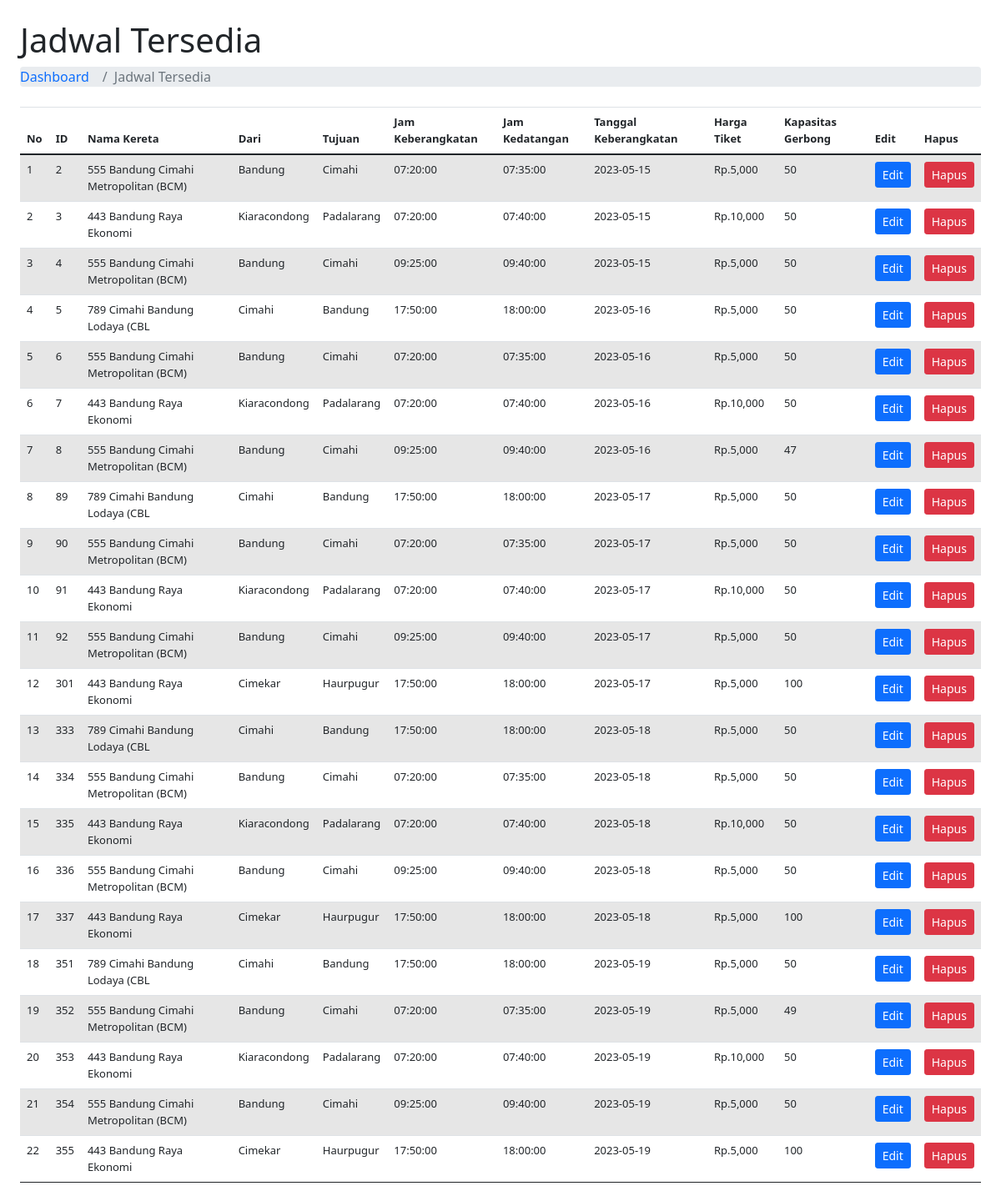
/admin-dashboard/show_jadwal.php, run on the app's committed database.
### tables this page shows
CREATE TABLE `jadwal_kereta` (
  `id_jadwal` int(11) NOT NULL,
  `nama_kereta` varchar(50) NOT NULL,
  `kota_asal` varchar(50) NOT NULL,
  `kota_tujuan` varchar(50) NOT NULL,
  `jam_keberangkatan` time NOT NULL,
  `jam_kedatangan` time NOT NULL,
  `harga_tiket` decimal(10,2) NOT NULL,
  `kapasitas_gerbong` int(11) NOT NULL,
  `tanggal_keberangkatan` date DEFAULT NULL
);

### admin-dashboard/show_jadwal.php (the view, shortened to what this page needs)
<!DOCTYPE html>
<html lang="en">
<?php
include "../koneksi.php";
$sql_jadwal_kereta = "SELECT * FROM jadwal_kereta";
$data = mysqli_query($conn, $sql_jadwal_kereta);
?>
<head>
    <link rel="stylesheet" href="https://maxcdn.bootstrapcdn.com/bootstrap/4.0.0/css/bootstrap.min.css">
    <link rel="stylesheet" href="https://cdn.jsdelivr.net/npm/bootstrap@5.0.1/dist/css/bootstrap.min.css">
    <link rel="stylesheet" href="admin-assets/style-admin-index.css">
</head>
<body>
    <div class="container-fluid px-4">
        <h1 class="mt-4">Jadwal Tersedia</h1>
        <ol class="breadcrumb mb-4">
            <li class="breadcrumb-item"><a href="index.php" class="text-decoration-none">Dashboard</a></li>
            <li class="breadcrumb-item active">Jadwal Tersedia</li>
        </ol>
        <div class="table-responsive">
            <table class="table table-striped table-hover">
                <thead>
                    <tr>
                        <th>No</th>
                        <th>ID</th>
                        <th>Nama Kereta</th>
                        <th>Dari</th>
                        <th>Tujuan</th>
                        <th>Jam Keberangkatan</th>
                        <th>Jam Kedatangan</th>
                        <th>Tanggal Keberangkatan</th>
                        <th>Harga Tiket</th>
                        <th>Kapasitas Gerbong</th>
                        <th>Edit</th>
                        <th>Hapus</th>
                    </tr>
                </thead>
                <tbody>
                    <?php
                    $no = 1;
                    foreach ($data as $d) : ?>
                        <tr>
                            <td>
                                <?php echo $no++; ?>
                            </td>
                            <td>
                                <?php echo $d['id_jadwal']; ?>
                            </td>
                            <td>
                                <?php echo $d['nama_kereta']; ?>
                            </td>
                            <td>
                                <?php echo $d['kota_asal']; ?>
                            </td>
                            <td>
                                <?php echo $d['kota_tujuan']; ?>
                            </td>
                            <td>
                                <?php echo $d['jam_keberangkatan']; ?>
                            </td>
                            <td>
                                <?php echo $d['jam_kedatangan']; ?>
                            </td>
                            <td>
                                <?php echo $d['tanggal_keberangkatan']; ?>
                            </td>
                            <td>
                                Rp.<?php echo number_format($d["harga_tiket"]); ?>
                            </td>
                            <td>
                                <?php echo $d['kapasitas_gerbong']; ?>
                            </td>
                            <td>
                                <a href="edit_jadwal.php?id_jadwal=<?php echo $d['id_jadwal']; ?>" class="btn btn-sm btn-primary">Edit</a>
                            </td>
                            <td>
                                <button class="btn btn-sm btn-danger" onclick="hapusJadwal(<?php echo $d['id_jadwal']; ?>)">Hapus</button>
                            </td>
                        </tr>
                    <?php endforeach; ?>
                </tbody>
            </table>
        </div>
    </div>
</body>
</html>

### admin-dashboard/admin-assets/style-admin-index.css (style rules this page uses)
table, thead, tr, th { font-size: 13px; }

### data on the page
jadwal_kereta: id_jadwal "2", nama_kereta "555 Bandung Cimahi Metropolitan (BCM)", kota_asal "Bandung", kota_tujuan "Cimahi", jam_keberangkatan "07:20:00", jam_kedatangan "07:35:00", tanggal_keberangkatan "2023-05-15", harga_tiket "5,000", kapasitas_gerbong "50"
jadwal_kereta: id_jadwal "3", nama_kereta "443 Bandung Raya Ekonomi", kota_asal "Kiaracondong", kota_tujuan "Padalarang", jam_keberangkatan "07:20:00", jam_kedatangan "07:40:00", tanggal_keberangkatan "2023-05-15", harga_tiket "10,000", kapasitas_gerbong "50"
jadwal_kereta: id_jadwal "4", nama_kereta "555 Bandung Cimahi Metropolitan (BCM)", kota_asal "Bandung", kota_tujuan "Cimahi", jam_keberangkatan "09:25:00", jam_kedatangan "09:40:00", tanggal_keberangkatan "2023-05-15", harga_tiket "5,000", kapasitas_gerbong "50"
jadwal_kereta: id_jadwal "5", nama_kereta "789 Cimahi Bandung Lodaya (CBL", kota_asal "Cimahi", kota_tujuan "Bandung", jam_keberangkatan "17:50:00", jam_kedatangan "18:00:00", tanggal_keberangkatan "2023-05-16", harga_tiket "5,000", kapasitas_gerbong "50"
jadwal_kereta: id_jadwal "6", nama_kereta "555 Bandung Cimahi Metropolitan (BCM)", kota_asal "Bandung", kota_tujuan "Cimahi", jam_keberangkatan "07:20:00", jam_kedatangan "07:35:00", tanggal_keberangkatan "2023-05-16", harga_tiket "5,000", kapasitas_gerbong "50"
jadwal_kereta: id_jadwal "7", nama_kereta "443 Bandung Raya Ekonomi", kota_asal "Kiaracondong", kota_tujuan "Padalarang", jam_keberangkatan "07:20:00", jam_kedatangan "07:40:00", tanggal_keberangkatan "2023-05-16", harga_tiket "10,000", kapasitas_gerbong "50"
jadwal_kereta: id_jadwal "8", nama_kereta "555 Bandung Cimahi Metropolitan (BCM)", kota_asal "Bandung", kota_tujuan "Cimahi", jam_keberangkatan "09:25:00", jam_kedatangan "09:40:00", tanggal_keberangkatan "2023-05-16", harga_tiket "5,000", kapasitas_gerbong "47"
jadwal_kereta: id_jadwal "89", nama_kereta "789 Cimahi Bandung Lodaya (CBL", kota_asal "Cimahi", kota_tujuan "Bandung", jam_keberangkatan "17:50:00", jam_kedatangan "18:00:00", tanggal_keberangkatan "2023-05-17", harga_tiket "5,000", kapasitas_gerbong "50"
jadwal_kereta: id_jadwal "90", nama_kereta "555 Bandung Cimahi Metropolitan (BCM)", kota_asal "Bandung", kota_tujuan "Cimahi", jam_keberangkatan "07:20:00", jam_kedatangan "07:35:00", tanggal_keberangkatan "2023-05-17", harga_tiket "5,000", kapasitas_gerbong "50"
jadwal_kereta: id_jadwal "91", nama_kereta "443 Bandung Raya Ekonomi", kota_asal "Kiaracondong", kota_tujuan "Padalarang", jam_keberangkatan "07:20:00", jam_kedatangan "07:40:00", tanggal_keberangkatan "2023-05-17", harga_tiket "10,000", kapasitas_gerbong "50"
jadwal_kereta: id_jadwal "92", nama_kereta "555 Bandung Cimahi Metropolitan (BCM)", kota_asal "Bandung", kota_tujuan "Cimahi", jam_keberangkatan "09:25:00", jam_kedatangan "09:40:00", tanggal_keberangkatan "2023-05-17", harga_tiket "5,000", kapasitas_gerbong "50"
jadwal_kereta: id_jadwal "301", nama_kereta "443 Bandung Raya Ekonomi", kota_asal "Cimekar", kota_tujuan "Haurpugur", jam_keberangkatan "17:50:00", jam_kedatangan "18:00:00", tanggal_keberangkatan "2023-05-17", harga_tiket "5,000", kapasitas_gerbong "100"
jadwal_kereta: id_jadwal "333", nama_kereta "789 Cimahi Bandung Lodaya (CBL", kota_asal "Cimahi", kota_tujuan "Bandung", jam_keberangkatan "17:50:00", jam_kedatangan "18:00:00", tanggal_keberangkatan "2023-05-18", harga_tiket "5,000", kapasitas_gerbong "50"
jadwal_kereta: id_jadwal "334", nama_kereta "555 Bandung Cimahi Metropolitan (BCM)", kota_asal "Bandung", kota_tujuan "Cimahi", jam_keberangkatan "07:20:00", jam_kedatangan "07:35:00", tanggal_keberangkatan "2023-05-18", harga_tiket "5,000", kapasitas_gerbong "50"
jadwal_kereta: id_jadwal "335", nama_kereta "443 Bandung Raya Ekonomi", kota_asal "Kiaracondong", kota_tujuan "Padalarang", jam_keberangkatan "07:20:00", jam_kedatangan "07:40:00", tanggal_keberangkatan "2023-05-18", harga_tiket "10,000", kapasitas_gerbong "50"
jadwal_kereta: id_jadwal "336", nama_kereta "555 Bandung Cimahi Metropolitan (BCM)", kota_asal "Bandung", kota_tujuan "Cimahi", jam_keberangkatan "09:25:00", jam_kedatangan "09:40:00", tanggal_keberangkatan "2023-05-18", harga_tiket "5,000", kapasitas_gerbong "50"
jadwal_kereta: id_jadwal "337", nama_kereta "443 Bandung Raya Ekonomi", kota_asal "Cimekar", kota_tujuan "Haurpugur", jam_keberangkatan "17:50:00", jam_kedatangan "18:00:00", tanggal_keberangkatan "2023-05-18", harga_tiket "5,000", kapasitas_gerbong "100"
jadwal_kereta: id_jadwal "351", nama_kereta "789 Cimahi Bandung Lodaya (CBL", kota_asal "Cimahi", kota_tujuan "Bandung", jam_keberangkatan "17:50:00", jam_kedatangan "18:00:00", tanggal_keberangkatan "2023-05-19", harga_tiket "5,000", kapasitas_gerbong "50"
jadwal_kereta: id_jadwal "352", nama_kereta "555 Bandung Cimahi Metropolitan (BCM)", kota_asal "Bandung", kota_tujuan "Cimahi", jam_keberangkatan "07:20:00", jam_kedatangan "07:35:00", tanggal_keberangkatan "2023-05-19", harga_tiket "5,000", kapasitas_gerbong "49"
jadwal_kereta: id_jadwal "353", nama_kereta "443 Bandung Raya Ekonomi", kota_asal "Kiaracondong", kota_tujuan "Padalarang", jam_keberangkatan "07:20:00", jam_kedatangan "07:40:00", tanggal_keberangkatan "2023-05-19", harga_tiket "10,000", kapasitas_gerbong "50"
jadwal_kereta: id_jadwal "354", nama_kereta "555 Bandung Cimahi Metropolitan (BCM)", kota_asal "Bandung", kota_tujuan "Cimahi", jam_keberangkatan "09:25:00", jam_kedatangan "09:40:00", tanggal_keberangkatan "2023-05-19", harga_tiket "5,000", kapasitas_gerbong "50"
jadwal_kereta: id_jadwal "355", nama_kereta "443 Bandung Raya Ekonomi", kota_asal "Cimekar", kota_tujuan "Haurpugur", jam_keberangkatan "17:50:00", jam_kedatangan "18:00:00", tanggal_keberangkatan "2023-05-19", harga_tiket "5,000", kapasitas_gerbong "100"
